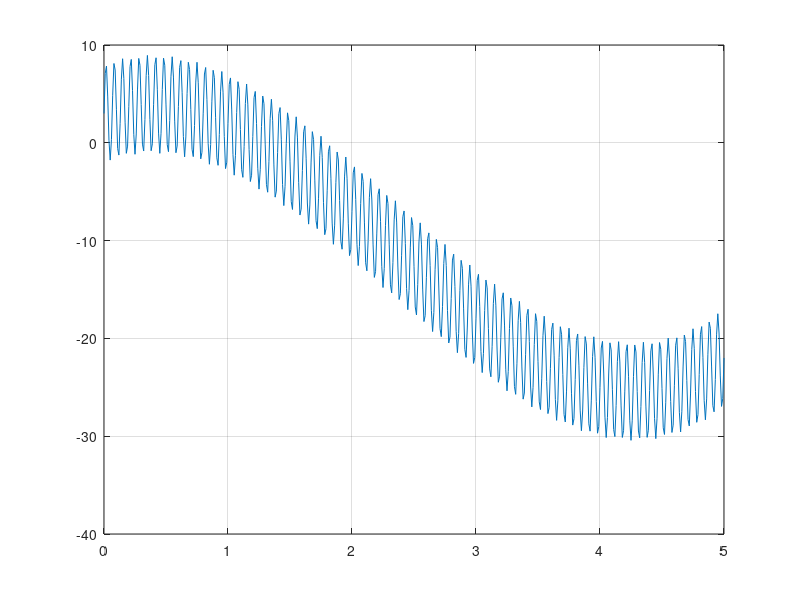
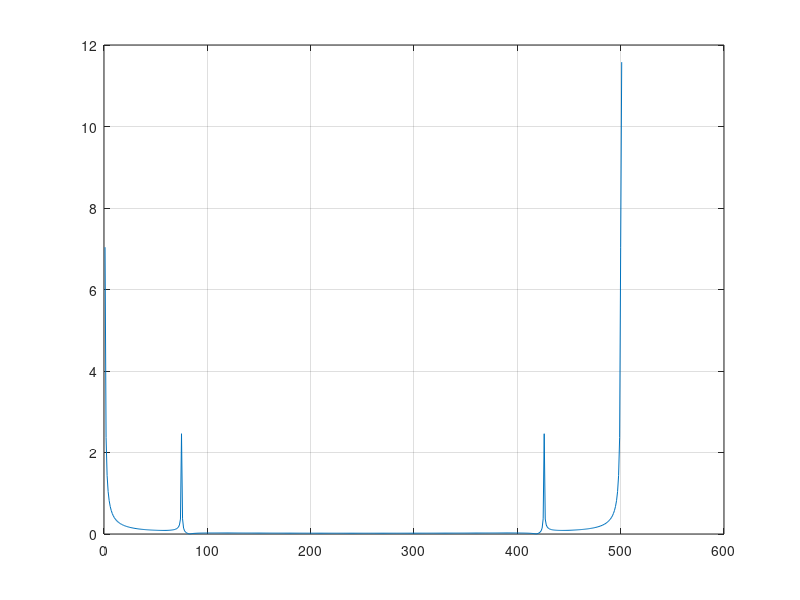
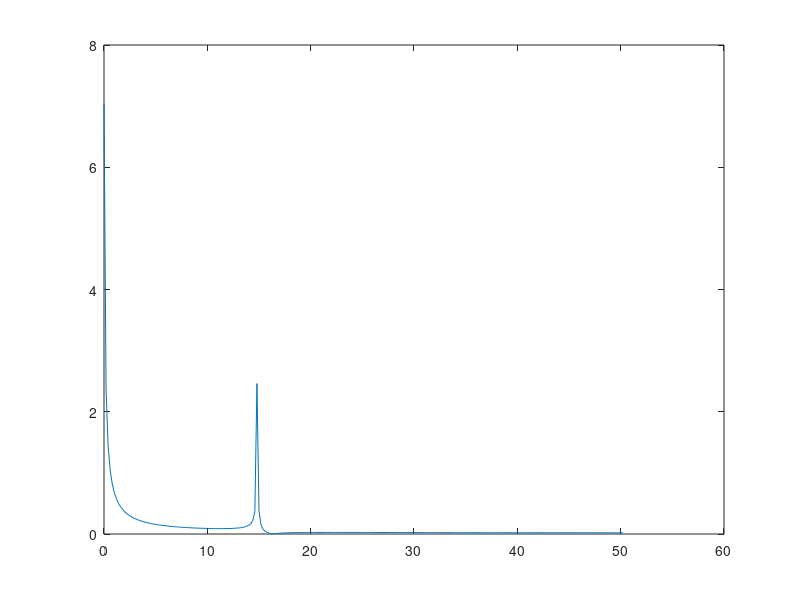
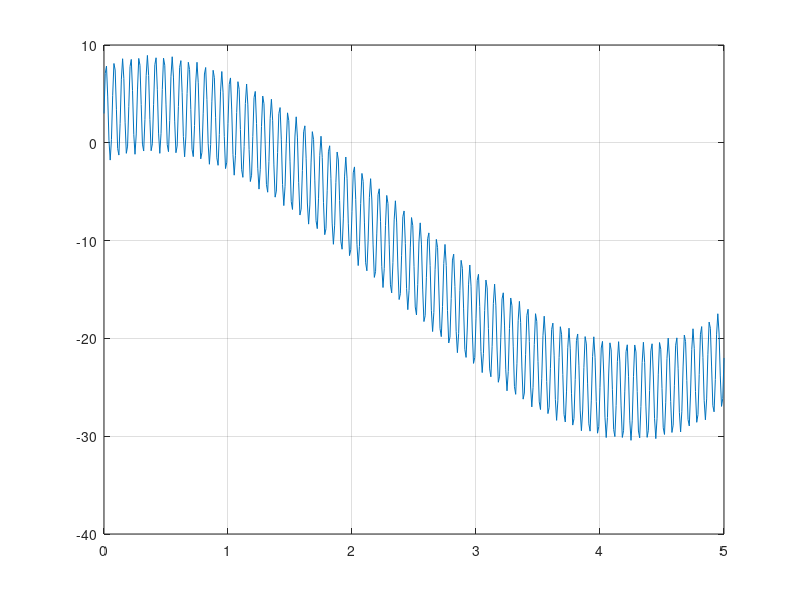

These figures' MATLAB source, in order:
clear
figure



y = load("f2.txt");
N = length(y);
dt = 0.01;
T = 5;
t = 0:dt:T;
plot(t, y), grid



fourier_func = zeros(1, N);

for k = 1:N 
    for j = 1:N
    fourier_func(k) = fourier_func(k) + 1/N*y(j)*exp(1)^(-1i*2*pi/N*k*j);
    end
end
figure



df = 1/T;
n = length(t);
plot(abs(fourier_func)), grid
f = 0:df:round(n/2) * df;
figure
plot(f, abs(fourier_func(1:round(n/2)+1))) 

fourier_func = abs(fourier_func);
counter = 0;
extr = zeros(2,1);
for j = 3:round(N/2)-1
  if (fourier_func(j) > fourier_func(j+1) && fourier_func(j) > fourier_func(j-1) && abs(fourier_func(j)-fourier_func(j+1)) > 1)
    counter = counter + 1;
    extr(counter) = j*df;
  end
end



f_sin = sin(2*pi*extr(1)*t);
A = [sum(t.^6), sum(t.^5), sum(t.^4), sum(f_sin.*t.^3), sum(t.^3);
     sum(t.^5), sum(t.^4), sum(t.^3), sum(f_sin.*t.^2), sum(t.^2);
     sum(t.^4), sum(t.^3), sum(t.^2), sum(f_sin.*t),    sum(t);
     sum(f_sin.*t.^3), sum(f_sin.*t.^2), sum(f_sin.*t), sum(f_sin.*f_sin), sum(N*f_sin);
     sum(t.^3), sum(t.^2), sum(t), sum(N*f_sin), N];
c = [sum(y.*t.^3), sum(y.*t.^2), sum(y.*t), sum(y.*f_sin),  sum(y)];
a = inv(A)*c'
temp = a'
aprox_f = a(1).*t.^3 + a(2).*t.^2 + a(3).*t + a(4).*f_sin +a(5);
figure
plot(t, aprox_f), grid



error_value = sum((aprox_f-y).^2)